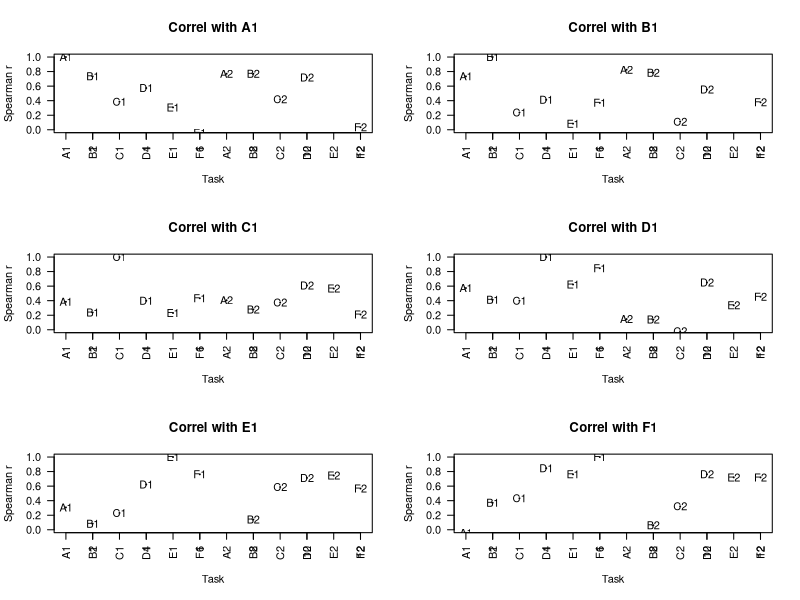
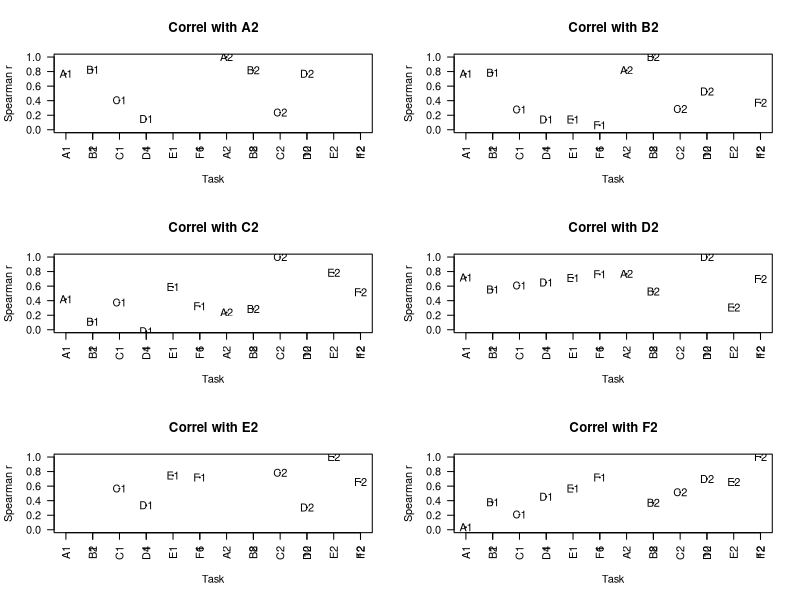

Here is the R script that generated these plots, in order:
#Simulating LI data to check on correlation patterns
#This version runs the simulation many times to check the confidence interval around correlations
#Started DVM Bishop, 25th October 2017


library(Hmisc) #for correlations


##########################################################################
#check how many combinations of possible tasks 
#(This is separate from rest of script -just to confirm how many possibilities)
x=1:6  #N tasks
m=4  #N tasks that each person does
allcombo<-combn(x, m, FUN = NULL) #To see all combinations
ncombo<-ncol(allcombo)
##########################################################################

myN<-30 #specify N subjects for each sample
bigN<-10000 #specify size of population to sample from
partialtest<-1 #each person does one of the combinations above
#(set to zero if each person does all tests)
myfactor<-2  #set to 2 for frontal/post independent



##########################################################################
#Generate bigN random normal deviates :these simulate frontal and for posterior bias
#These corresponding to the underlying, unmeasured laterality bias for bigN people in the population
#Usually we'd have mean 0 and SD 1, but I've specified mean 1 and SD 1 for both posterior and frontal, 
#to reflect population bias to L
#This won't affect correlations but may be useful later on if we want to simulate means for different tasks
#Or if we want to simulate situation with different degrees of bias.


frontL<-rnorm(bigN,1,1) #laterality distribution frontal
postL<-rnorm(bigN,1,1) #laterality distribution posterior - independent in this case from frontL
##########################################################################

#Each task now specified as a weighted sum of frontL, postL, and error term.

#First, create blank dataframe with NAs to hold simulated data for bigN cases
alltask<-data.frame(matrix(rep(NA,bigN*12),nrow=bigN) )
mylabel=c('A1','B1','C1','D1','E1','F1','A2','B2','C2','D2','E2','F2')
colnames(alltask)<-mylabel

#Next specify the weightings and error for each task - can change these.
#We will assume we have 2 tasks predominantly frontal, 2 predom posterior and 2 equal
#For each type of task, one has a bigger error term and one smaller
#NB all these options can be altered.

#mywts has one col per task; row 1 is front wt, row 2 is post wt, row 3 is error
#these are set to sum to one.
#default is 2 factors; 2 pure measures for each, two hybrid
myerr<-.35 #2 measures frontal only, 2 measures 50/50, 2 measures post only
mywts<-matrix(c(1-myerr,1-myerr,(1-myerr)/2,(1-myerr)/2,0,0,
                0,0,(1-myerr)/2,(1-myerr)/2,1-myerr,1-myerr,
                myerr,myerr,myerr,myerr,myerr,myerr),byrow=TRUE,nrow=3)


#Statement to include to revert to model with just one factor
if (myfactor==1){
mywts[,2:6]<-mywts[,1]
}


#We now use these weights to simulate data for 2 runs with each task
thiscol<-0 #zero the counter for columns
for (j in 1:2){
  for (i in 1:6){
    thiscol<-thiscol+1 #increment to next column
    alltask[,thiscol]<-mywts[1,i]*frontL+mywts[2,i]*postL+mywts[3,i]*rnorm(bigN,0,1)
  }
}

nrun<-1000 #N runs of simulation
#create dataframe to hold all the correlations, so we can see how variable from run to run
allr<-data.frame(matrix(rep(NA,nrun*66),nrow=nrun) )
colnames(allr)<-c('A1.B1','A1.C1','A1.D1','A1.E1','A1.F1',
                  'A1.A2','A1.B2','A1.C2','A1.D2','A1.E2','A1.F2',
                  'B1.C1','B1.D1','B1.E1','B1.F1',
                  'B1.A2','B1.B2','B1.C2','B1.D2','B1.E2','B1.F2',
                  'C1.D1','C1.E1','C1.F1',
                  'C1.A2','C1.B2','C1.C2','C1.D2','C1.E2','C1.F2',
                  'D1.E1','D1.F1',
                  'D1.A2','D1.B2','D1.C2','D1.D2','D1.E2','D1.F2',
                  'E1.F1',
                  'E1.A2','E1.B2','E1.C2','E1.D2','E1.E2','E1.F2',
                  'F1.A2','F1.B2','F1.C2','F1.D2','F1.E2','F1.F2',
                  'A2.B2','A2.C2','A2.D2','A2.E2','A2.F2',
                  'B2.C2','B2.D2','B2.E2','B2.F2',
                  'C2.D2','C2.E2','C2.F2',
                  'D2.E2','D2.F2',
                  'E2.F2')

for (j in 1:nrun)
{
  #Now sample myN cases from the population
  alltask.N<-alltask[sample(bigN,myN),]
  
  #Now substitute NA for tasks that were not done
  if(partialtest==1){
    mycount<-0
    for (k in 1:myN){
      mycount<-mycount+1
      if(mycount>ncombo){mycount<-1}
      thiscombo<-c(allcombo[,mycount],6+allcombo[,mycount]) #same tests time 1 and 2
      alltask.N[k,-thiscombo]<-NA
    }
  }
  #Now compute Spearman correlations between tasks within our sample
  #Hmisc package has options for Spearman/Pearson. They will be v similar for normal data
  #but later if we want to simulate non-normal data, we will need spearman.
  mycorrs<-rcorr(as.matrix(alltask.N), type="spearman") 
  mycorrs<-mycorrs$r #we just want the correlations and not the p-values that rcorr generates
  mycorrs<-data.frame(mycorrs)
  allr[j,]<-c(mycorrs[1,2:12],mycorrs[2,3:12],mycorrs[3,4:12],mycorrs[4,5:12],mycorrs[5,6:12],
              mycorrs[6,7:12],mycorrs[7,8:12],mycorrs[8,9:12],mycorrs[9,10:12],mycorrs[10,11:12],mycorrs[11,12])
}

#just save and plot the last one
mycorrs<-cbind(1:12,mycorrs) #add a serial set of numbers so we can plot easily
colnames(mycorrs)<-c('X',mylabel)
par( mfrow = c( 3, 2 ) )
for (i in 2:13){
  mytitle<-paste('Correl with',colnames(mycorrs[i]))
  label2<-mylabel
  thislabel<-paste0(mylabel,colnames(mycorrs[i]))
  par(las=2)
  plot(mycorrs[,1],mycorrs[,i],main=mytitle,type='p',
       xlab='Task',ylab='Spearman r',cex=.1,ylim=c(0,1))
  axis(1, at=1:12, labels=mylabel)
  
  text(mycorrs[,1],mycorrs[,i],
       label=mylabel)
}


#create data frame to hold summary data
rsummary<-data.frame(matrix(rep(NA,66*4),nrow=66) )
colnames(rsummary)<-c('Tests','Mean.r','lower95CI','upper95CI')
rsummary[,1]<-colnames(allr)
rsummary[,2]<-apply(allr,2,mean)#mean correlation
for (i in 1:66){
  rsummary[i,3]<-quantile(allr[,i],.05,na.rm=TRUE)
  rsummary[i,4]<-quantile(allr[,i],.95,na.rm=TRUE)
}

#write the summary data to file with filename
filename<-paste0('N',myN,'_tested_on_',m,'_err',mywts[3,1],'_',myfactor,'factor.csv')
write.csv(rsummary, filename)
